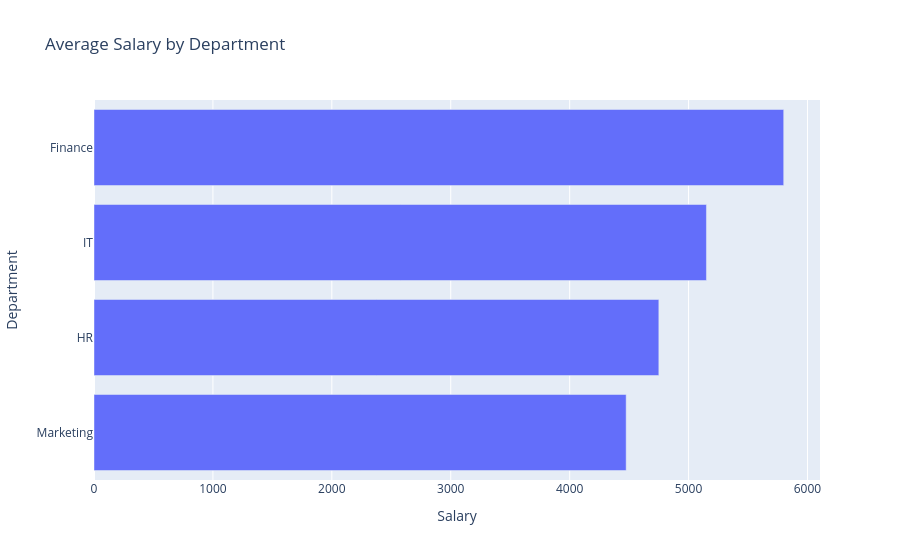

The notebook cell this image was saved under:
### Code cell
#Bar chart on Plotly
#.update_layout() changes the axis name
#orientation='v' changes the chart orientation to column

avg_salary = merge_df.groupby('department')['salary'].mean().sort_values()
fig1 = px.bar(
    x=avg_salary.values,
    y=avg_salary.index,
    title='Average Salary by Department'

)
fig1.update_layout(xaxis_title='Salary', yaxis_title='Department')
fig1.show()

### Figure 1 — Plotly figure (JSON) as saved in the notebook; plotly's stock layout.template omitted (floating-point values rounded to 4 significant figures)
{"data": [{"hovertemplate": "x=%{x}<br>y=%{y}<extra></extra>", "legendgroup": "", "marker": {"color": "#636efa", "pattern": {"shape": ""}}, "name": "", "orientation": "h", "showlegend": false, "textposition": "auto", "type": "bar", "x": [4475.0, 4750.0, 5150.0, 5800.0], "xaxis": "x", "y": ["Marketing", "HR", "IT", "Finance"], "yaxis": "y"}], "layout": {"barmode": "relative", "legend": {"tracegroupgap": 0}, "title": {"text": "Average Salary by Department"}, "xaxis": {"anchor": "y", "domain": [0, 1], "title": {"text": "Salary"}}, "yaxis": {"anchor": "x", "domain": [0, 1], "title": {"text": "Department"}}}}
